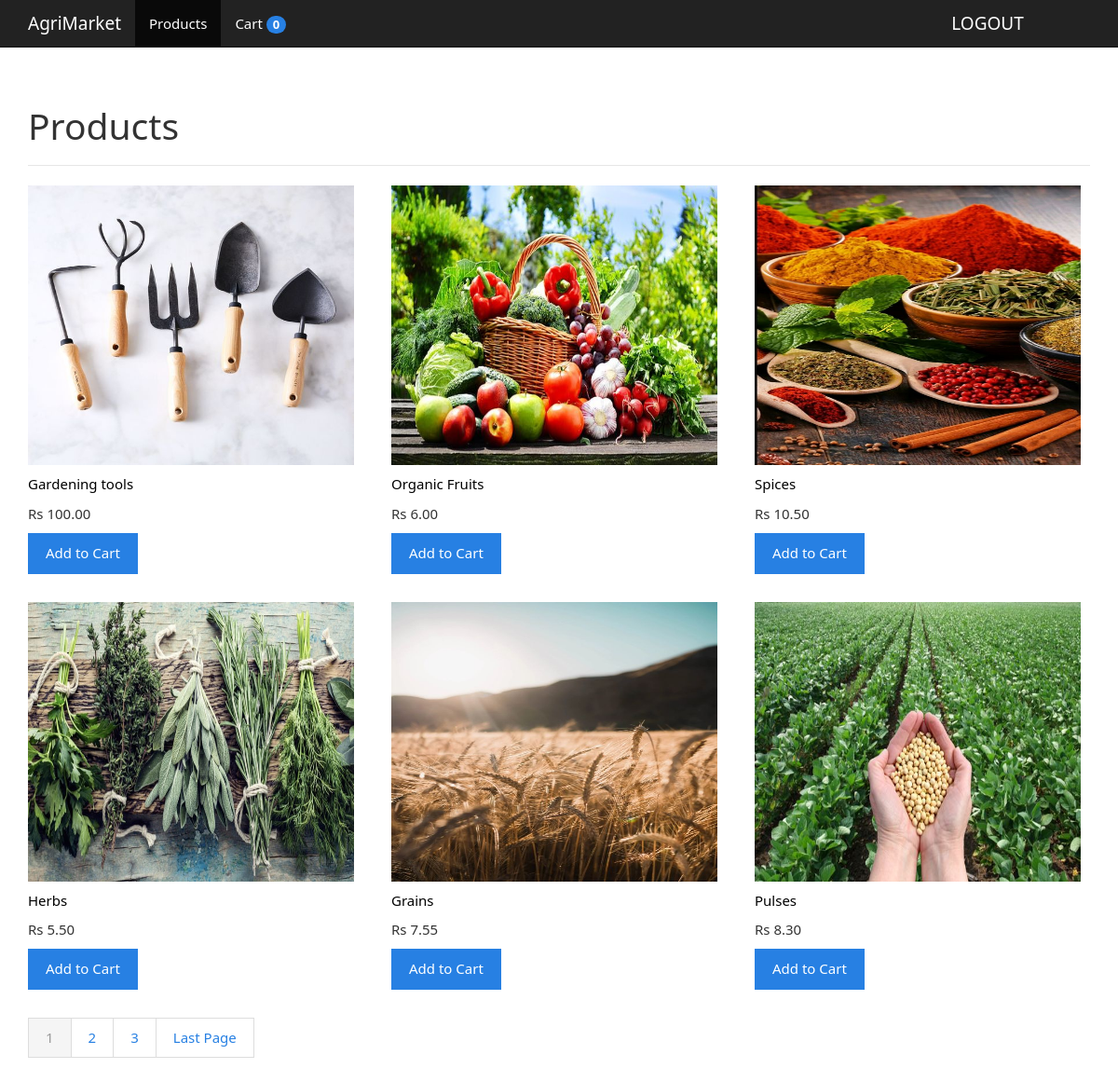
The page /products.php on the database as committed earlier.
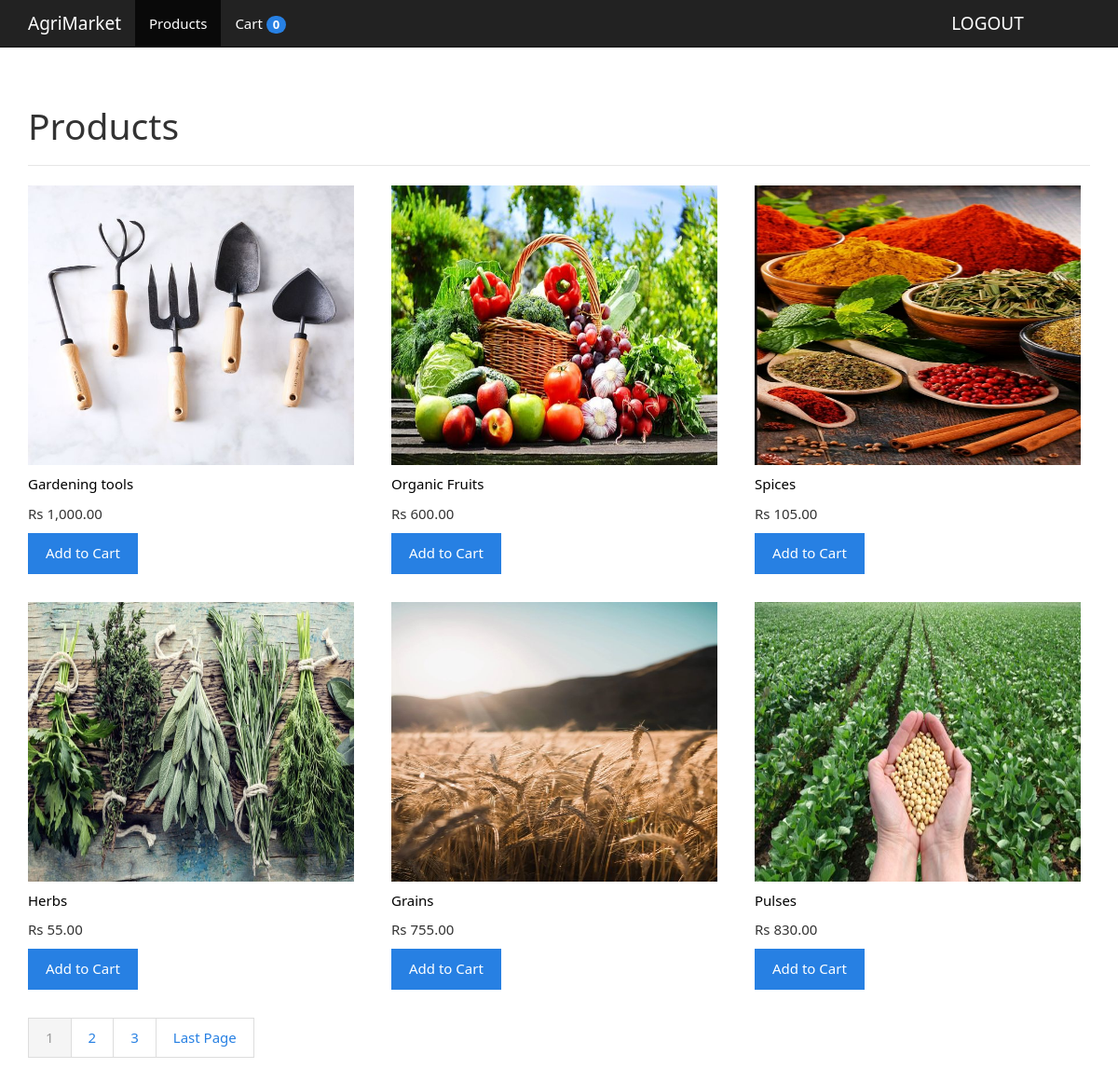
The same page on the database as committed later.
### tables this page shows
CREATE TABLE `product_images` (
  `id` int(11) NOT NULL,
  `product_id` int(11) NOT NULL,
  `name` varchar(512) NOT NULL,
  `created` datetime NOT NULL,
  `modified` timestamp NOT NULL DEFAULT current_timestamp() ON UPDATE current_timestamp()
);

CREATE TABLE `products` (
  `id` int(11) NOT NULL,
  `name` varchar(512) NOT NULL,
  `description` text NOT NULL,
  `price` decimal(10,2) NOT NULL,
  `created` datetime NOT NULL,
  `modified` timestamp NOT NULL DEFAULT current_timestamp()
);

### objects/cart_item.php (called while the page is built, shortened)
<?php
class CartItem{
      private $conn;
      private $table_name = "cart_items";
      public $product_id;
      public $user_id;
      public function __construct($db){
        $this->conn = $db;
      }
      public function exists(){
        $query = "SELECT count(*) FROM " . $this->table_name . " WHERE product_id=:product_id AND user_id=:user_id";
        $stmt = $this->conn->prepare($query);
        $this->product_id=htmlspecialchars(strip_tags($this->product_id));
        $this->user_id=htmlspecialchars(strip_tags($this->user_id));
        $stmt->bindParam(":product_id", $this->product_id);
        $stmt->bindParam(":user_id", $this->user_id);
        $stmt->execute();
        $rows = $stmt->fetch(PDO::FETCH_NUM);
        return false;
      }
      public function count(){
        $query = "SELECT count(*) FROM " . $this->table_name . " WHERE user_id=:user_id";
        $stmt = $this->conn->prepare($query);
        $this->user_id = htmlspecialchars(strip_tags($this->user_id));
        $stmt->bindParam(":user_id", $this->user_id);
        $stmt->execute();
        $rows = $stmt->fetch(PDO::FETCH_NUM);
        return $rows[0];
      }
}
?>

### objects/product.php (called while the page is built, shortened)
<?php
class Product{
      private $conn;
      private $table_name="products";
      public function __construct($db){
        $this->conn = $db;
      }
      function read($from_record_num, $records_per_page){
        $query = "SELECT
                    id, name, description, price
                FROM
                    " . $this->table_name . "
                ORDER BY
                    created ASC
                LIMIT
                    ?, ?";
          $stmt = $this->conn->prepare($query);
          $stmt->bindParam(1, $from_record_num, PDO::PARAM_INT);
          $stmt->bindParam(2, $records_per_page, PDO::PARAM_INT);
          $stmt->execute();
          return $stmt;
      }
      public function count(){
        $query = "SELECT count(*) FROM " . $this->table_name;
        $stmt = $this->conn->prepare($query);
        $stmt->execute();
        $rows = $stmt->fetch(PDO::FETCH_NUM);
        return $rows[0];
      }
}
?>

### objects/product_image.php (called while the page is built, shortened)
<?php
class ProductImage{
      private $conn;
      private $table_name = "product_images";
      public $id;
      public $product_id;
      public function __construct($db){
          $this->conn = $db;
      }
      function readFirst(){
        $query = "SELECT id, product_id, name
                FROM " . $this->table_name . "
                WHERE product_id = ?
                ORDER BY id ASC
                LIMIT 0, 1";
        $stmt = $this->conn->prepare($query);
        $this->id=htmlspecialchars(strip_tags($this->id));
        $stmt->bindParam(1, $this->product_id);
        $stmt->execute();
        return $stmt;
      }
}

### read_products_template.php (the view, shortened to what this page needs)
<?php
    while($row = $stmt->fetch(PDO::FETCH_ASSOC)){
      extract($row);
      echo "<div class='col-md-4 m-b-20px'>";
            echo "<a href='product.php?id={$id}' class='product-link'>";
                $product_image->product_id=$id;
                $stmt_product_image=$product_image->readFirst();
                while ($row_product_image = $stmt_product_image->fetch(PDO::FETCH_ASSOC)){
                    echo "<div class='m-b-10px'>";
                        echo "<img src='uploads/images/{$row_product_image['name']}' class='w-100-pct' />";
                    echo "</div>";
                }
                echo "<div class='product-name m-b-10px'>{$name}</div>";
            echo "</a>";
            echo "<div class='m-b-10px'>";
                echo "Rs " . number_format($price, 2, '.', ',');
            echo "</div>";
            echo "<div class='m-b-10px'>";
                $cart_item->user_id=1;
                $cart_item->product_id=$id;
                if($cart_item->exists()){
                    echo "<a href='cart.php' class='btn btn-success w-1-pct'>";
                        echo "Update Cart";
                    echo "</a>";
                }else{
                    echo "<a href='add_to_cart.php?id={$id}&page={$page}' class='btn btn-primary w-1-pct'>Add to Cart</a>";
                }
            echo "</div>";
      echo "</div>";
    }
include_once "pagination.php";
?>

### layout_head.php (shortened to what this page needs)
<!DOCTYPE html>
<html lang="en">
  <head>
    <link href="libs/css/bootstrap.min.css" rel="stylesheet" media="screen">
    <link href="libs/css/user.css" rel="stylesheet" media="screen">
  </head>
  <body>
        <?php include 'navigation.php'; ?>
        <div class="container">
            <div class="row">
                <div class="col-md-12">
                    <div class="page-header">
                        <h1><?php echo isset($page_title) ? $page_title : "Processing"; ?></h1>
                    </div>
                </div>

### navigation.php (shortened to what this page needs)
<div class="navbar navbar-default navbar-static-top" role="navigation">
    <div class="container">
        <div class="navbar-header">
            <a class="navbar-brand" href="products.php">AgriMarket</a>
        </div>
        <div class="navbar-collapse collapse">
            <ul class="nav navbar-nav">
                <li <?php echo strpos($page_title, "Product")!==false ? "class='active'" : ""; ?>>
                    <a href="products.php">Products</a>
                </li>
                <li <?php echo $page_title=="Cart" ? "class='active'" : ""; ?> >
                    <a href="cart.php">
                      <?php
                              $cart_item = new CartItem($db);
                              $cart_item->user_id=1;
                              $cart_count = $cart_item->count();
                          ?>
                          Cart <span class="badge" id="comparison-count"><?php echo $cart_count ?></span>
                    </a>
                </li>
            </ul>
            <a class="navbar-brand" href="index.html" style="margin-left: 60%;">LOGOUT</a>
        </div>
    </div>
</div>

### products.php (shortened to what this page needs)
<?php
      include_once "objects/product.php";
      include_once "objects/product_image.php";
      include_once "objects/cart_item.php";
      $database = new Database();
      $db = $database->getConnection();
      $page_title="Products";
      include 'layout_head.php';
      $product = new Product($db);
      $product_image = new ProductImage($db);
      $cart_item = new CartItem($db);
      $page = isset($_GET['page']) ? $_GET['page'] : 1;
      $records_per_page = 6;
      $from_record_num = ($records_per_page * $page) - $records_per_page;
      $stmt = $product->read($from_record_num, $records_per_page);
      $num = $stmt->rowCount();
      if($num > 0){
        $page_url = "products.php";
        $total_rows = $product->count();
        include_once "read_products_template.php";
      }else{
        echo "<div class='col-md-12'>";
          echo "<div class='alert alert-danger'>No products found.</div>";
        echo "</div>";
      }
      include 'layout_foot.php';
?>

### pagination.php (shortened to what this page needs)
<?php
    echo "<div class='col-md-12'>";
        echo "<ul class='pagination m-b-20px m-t-0px'>";
        $total_pages = ceil($total_rows / $records_per_page);
        $range = 2;
        $initial_num = $page - $range;
        $condition_limit_num = ($page + $range)  + 1;
        for ($x=$initial_num; $x<$condition_limit_num; $x++) {
            if (($x > 0) && ($x <= $total_pages)) {
                if ($x == $page) {
                    echo "<li class='active'><a href=\"#\">$x <span class=\"sr-only\">(current)</span></a></li>";
                }else {
                    echo "<li><a href='{$page_url}?page=$x'>$x</a></li>";
                }
            }
        }
        if($page<$total_pages){
            echo "<li>";
                echo "<a href='" . $page_url . "?page={$total_pages}' title='Last page is {$total_pages}.'>";
                    echo "Last Page";
                echo "</a>";
            echo "</li>";
        }
        echo "</ul>";
    echo "</div>";
?>

### layout_foot.php (shortened to what this page needs)
            </div>
        </div>
</body>
</html>

### libs/css/user.css (style rules this page uses)
.w-100-pct { width:350px; height:300px; }
.m-t-0px { margin-top:0px; }
.m-b-10px { margin-bottom:10px; }
.m-b-20px { margin-bottom:20px; }
.product-link { color:#000000; }

Rows that differ between the two databases and show on the page:
changed products "Gardening tools": price "100.00" → "1,000.00"
changed products "Organic Fruits": price "6.00" → "600.00"
changed products "Spices": price "10.50" → "105.00"
changed products "Herbs": price "5.50" → "55.00"
changed products "Grains": price "7.55" → "755.00"
changed products "Pulses": price "8.30" → "830.00"
